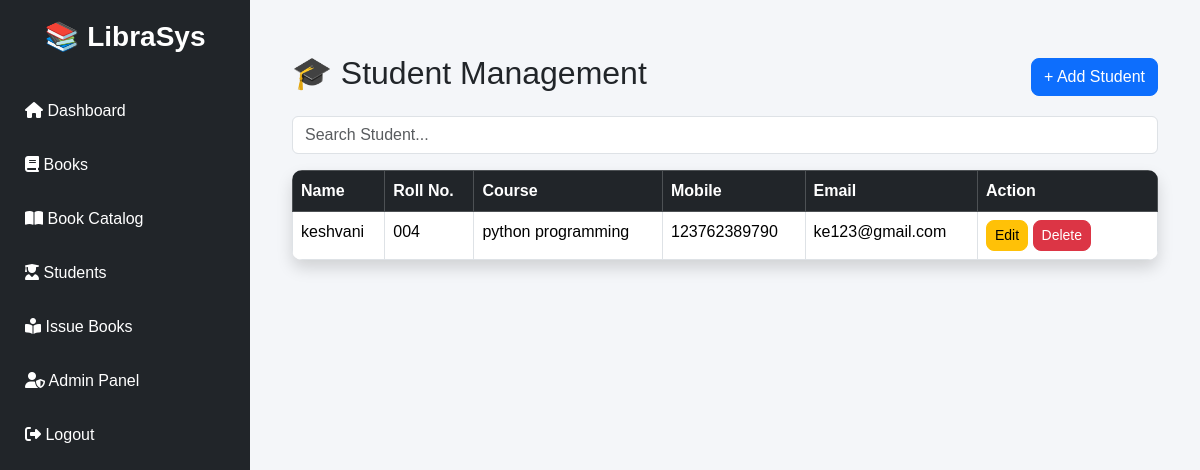
The app's page /students/ (signed in) with its own data.
### library/models.py (models this page shows, shortened)
class Student(models.Model):
    name = models.CharField(max_length=100)
    roll_number = models.CharField(max_length=30, unique=True)
    course = models.CharField(max_length=100)
    mobile = models.CharField(max_length=15)
    email = models.EmailField()
    joined_on = models.DateTimeField(auto_now_add=True)

### library/views.py (the view)
# urls.py: path('students/', views.student_list, name='student_list'),
@login_required
@user_passes_test(lambda u: u.is_staff)
def student_list(request):
    search = request.GET.get("search")
    if search:
        students = Student.objects.filter(name__icontains=search)
    else:
        students = Student.objects.all()
    return render(request, "library/student_list.html", {
        "students": students
    })

### library/templates/library/student_list.html
{% extends 'library/base.html' %}
{% block content %}
<div class="container mt-4">
    <div class="d-flex justify-content-between align-items-center mb-3">
        <h2>🎓 Student Management</h2>
        <a href="{% url 'add_student' %}" class="btn btn-primary">
            + Add Student
        </a>
    </div>
    <form method="GET" class="mb-3">
        <input
            type="text"
            name="search"
            class="form-control"
            placeholder="Search Student..."
            value="{{ request.GET.search }}">
    </form>
    <table class="table table-bordered table-hover shadow">
        <thead class="table-dark">
            <tr>
                <th>Name</th>
                <th>Roll No.</th>
                <th>Course</th>
                <th>Mobile</th>
                <th>Email</th>
                <th width="180">Action</th>
            </tr>
        </thead>
        <tbody>
        {% for student in students %}
            <tr>
                <td>{{ student.name }}</td>
                <td>{{ student.roll_number }}</td>
                <td>{{ student.course }}</td>
                <td>{{ student.mobile }}</td>
                <td>{{ student.email }}</td>
                <td>
                    <a href="{% url 'edit_student' student.id %}" class="btn btn-warning btn-sm">
                        Edit
                    </a>
                    <a href="{% url 'delete_student' student.id %}"
                       class="btn btn-danger btn-sm"
                       onclick="return confirm('Delete this student?');">
                        Delete
                    </a>
                </td>
            </tr>
        {% empty %}
            <tr>
                <td colspan="6" class="text-center">
                    No Students Found
                </td>
            </tr>
        {% endfor %}
        </tbody>
    </table>
</div>
{% endblock %}

### library/templates/library/base.html (style rules this page uses)
body { margin:0; background:#f4f6f9; font-family:Arial, Helvetica, sans-serif; }
.btn { border-radius:8px; }
.table { border-radius:10px; overflow:hidden; }

### records on screen
Student: name "keshvani", roll_number "004", course "python programming", mobile "123762389790", email "ke123@gmail.com"
